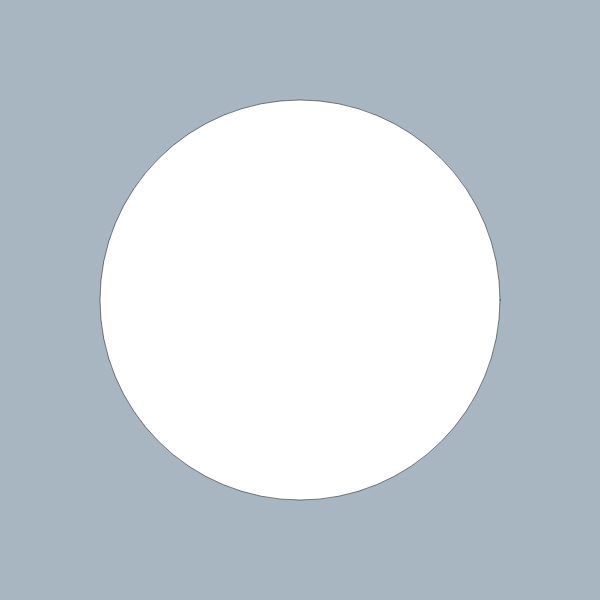
Frame 1 (no input)
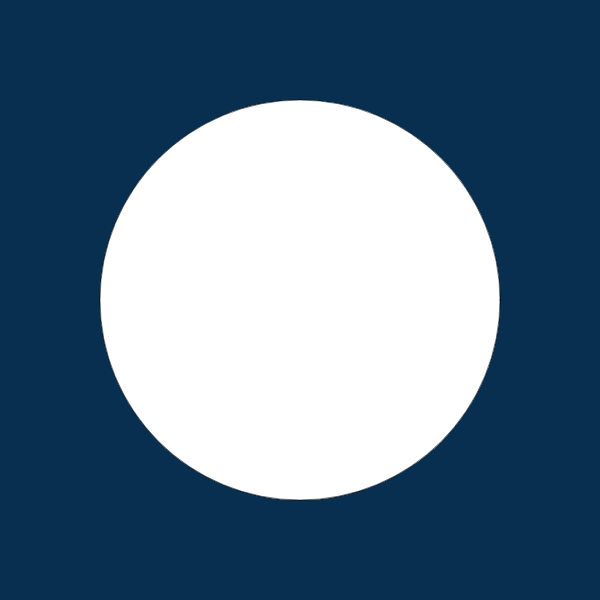
Frame 60 (no input)
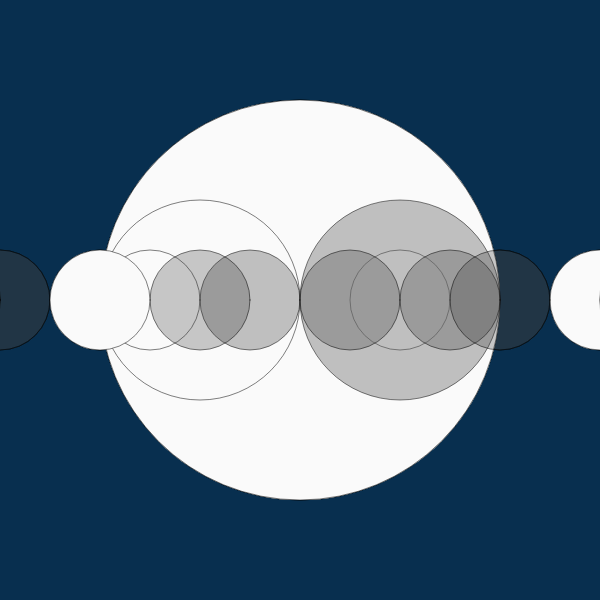
Frame 120 (the mouse pressed at the canvas centre since frame 60)

The p5.js sketch that drew these frames (run headless with seeded random() and noise() and a simulated clock; from frame 60 on, the mouse is pressed at the canvas centre):

// p5.js sketch
// ── sketch.js
function setup() {
  createCanvas(600, 600);
  strokeWeight(.50);
}

function draw() {
  background(10,50,80,90);
  let niveles = round(map(mouseY, 20, width, 0, 8));
  recursiveCircle(width/2, height/2, 400, niveles);
}

function recursiveCircle(x,y, diam, levels){
  ellipse(x, y, diam);
  if(levels >2){
    recursiveCircle(x-diam/4, y, diam/2, levels-1);
    fill(100,100);
    recursiveCircle(x+diam/4, y, diam/2, levels-1);
    fill (60,70);
   recursiveCircle(x - diam / 1, y, diam / 2, levels-1);
    fill(250);
    recursiveCircle(x + diam / 1, y, diam / 2, levels-1);
   
  }
}
